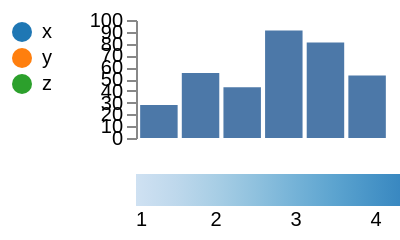

Write a Vega-Lite specification for this figure.
### Vega specification from a JSON file in a GitHub repository (floating-point values rounded to 4 significant figures)
{"width": 200, "height": 120, "padding": 5, "data": [{"name": "t", "values": [{"a": "Alpha", "b": 28, "c": "x", "d": 1}, {"a": "Bravo", "b": 55, "c": "y", "d": 2}, {"a": "Charlie", "b": 43, "c": "x", "d": 3}, {"a": "Delta", "b": 91, "c": "z", "d": 4}, {"a": "Echo", "b": 81, "c": "y", "d": 5}, {"a": "Foxtrot", "b": 53, "c": "z", "d": 6}]}], "scales": [{"name": "x", "type": "band", "domain": {"data": "t", "field": "a"}, "range": "width", "padding": 0.1}, {"name": "y", "type": "linear", "domain": {"data": "t", "field": "b"}, "range": "height", "nice": true}, {"name": "color", "type": "ordinal", "domain": {"data": "t", "field": "c"}, "range": {"scheme": "category10"}}, {"name": "ramp", "type": "linear", "domain": {"data": "t", "field": "d"}, "range": {"scheme": "blues"}}, {"name": "size", "type": "linear", "domain": {"data": "t", "field": "b"}, "range": [10, 200]}, {"name": "shape", "type": "ordinal", "domain": {"data": "t", "field": "c"}, "range": "symbol"}, {"name": "quant", "type": "quantize", "domain": [0, 100], "range": {"scheme": "greens", "count": 4}}], "marks": [{"type": "rect", "from": {"data": "t"}, "encode": {"enter": {"x": {"scale": "x", "field": "a"}, "width": {"scale": "x", "band": 1}, "y": {"scale": "y", "field": "b"}, "y2": {"scale": "y", "value": 0}}}}], "autosize": {"type": "fit", "contains": "padding"}, "axes": [{"orient": "left", "scale": "y"}], "legends": [{"fill": "ramp", "type": "gradient", "orient": "bottom", "direction": "horizontal"}, {"fill": "color", "orient": "left"}]}
